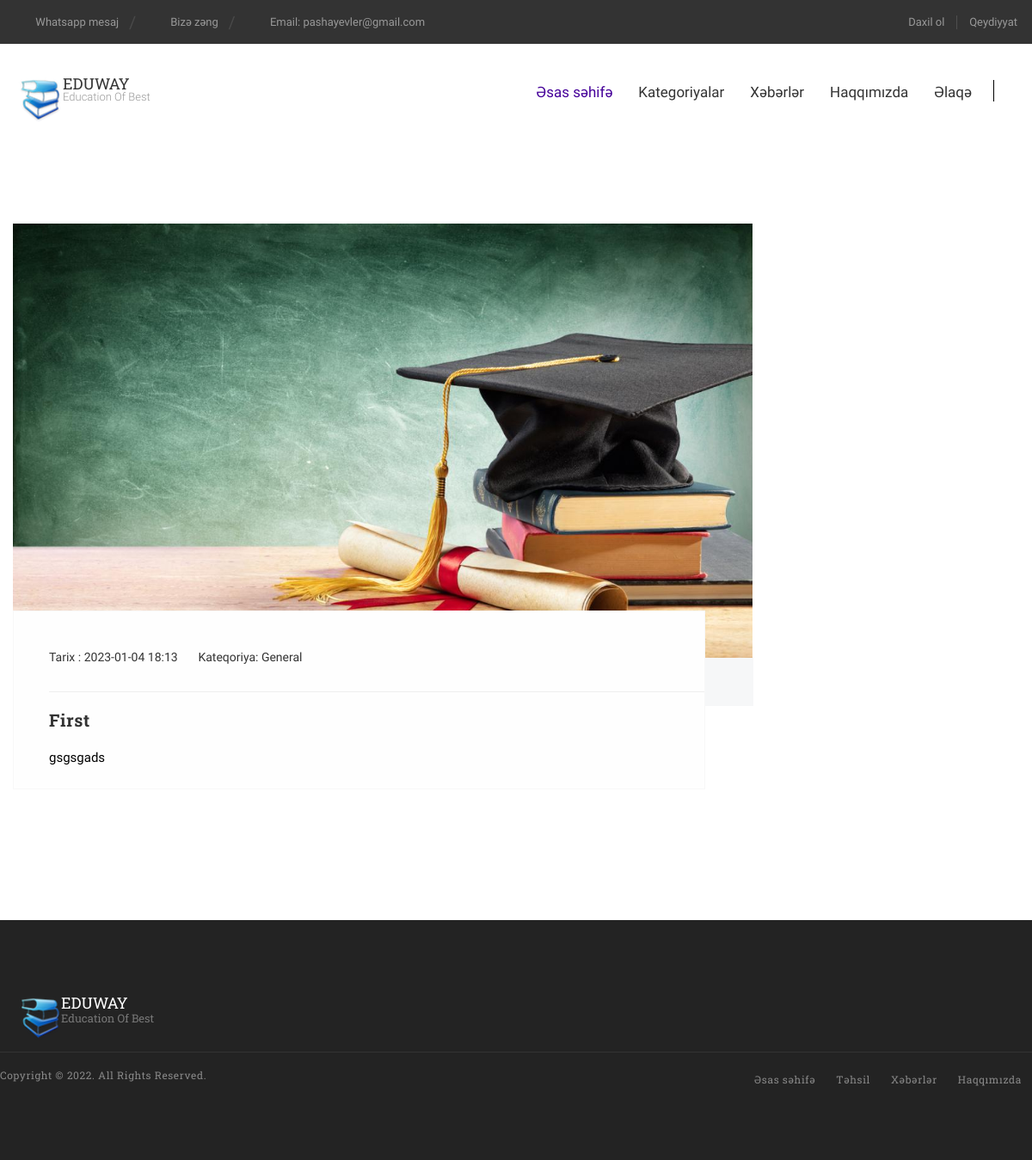
/news/General/1, run on the app's committed database.
### models.py (models this page shows)
class SiteSettings(Base):
    __tablename__ = 'site_settings'
    id = Column(Integer, primary_key=True)
    site_title = Column(String, nullable=True)
    site_description = Column(Text, nullable=True)
    site_logo = Column(Text, nullable=True)
    site_slogan = Column(String, nullable=True)
    phone = Column(String, nullable=True)
    wp_number = Column(String, nullable=True)
    wp_text = Column(String, nullable=True)
    is_active = Column(Boolean, default=True)
    site_about = Column(Text, nullable=True)
    about_teams = Column(Text, nullable=True)
    site_email = Column(String, nullable=True)
    address = Column(String, nullable=True)
    google_map = Column(String, nullable=True)
    youtube_video = Column(String, nullable=True)
    facebook = Column(Text, nullable=True)
    instagram = Column(Text, nullable=True)
    linkedin = Column(Text, nullable=True)
    monday = Column(String, nullable=True)
    tuesday = Column(String, nullable=True)
    wednesday = Column(String, nullable=True)
    thursday = Column(String, nullable=True)
    friday = Column(String, nullable=True)
    saturday = Column(String, nullable=True)
    sunday = Column(String, nullable=True)

class SiteNews(Base):
    __tablename__ = 'sitenews'
    id = Column(Integer, primary_key=True)
    news_title = Column(String, nullable=True)
    news_image = Column(String, nullable=True)
    description = Column(Text, nullable=True)
    news_active = Column(Boolean, default=True)
    views = Column(Integer, default=0)
    select_category_id = Column(Integer, ForeignKey("newscategory.id"), default=1)
    select_category = relationship("NewsCategory", back_populates="category")
    created_at = Column(String, default=datetime.now())
    updated_at = Column(DateTime, onupdate=datetime.now())

class NewsCategory(Base):
    __tablename__ = 'newscategory'
    id = Column(Integer, primary_key=True)
    name = Column(String, nullable=False, unique=True)
    category = relationship("SiteNews", back_populates="select_category")

### routers/site.py (the view)
@main.get("/news/{name}/{id}")
def get_news_id(name: str, id: int, request: Request, db: Session = Depends(database.get_db)):
    site_settings = db.query(models.SiteSettings).filter_by(id=1).first()
    if site_settings:
        if site_settings.is_active is None:
            return closed()
        else:
            news = db.query(models.SiteNews).filter_by(id=id).first()
            categories = db.query(models.EduCategory).all()
            news_category = db.query(models.NewsCategory).all()
            page_title = site_settings.site_title+" - "+news.news_title
            return templates.TemplateResponse("site/route/full_news.html", {"request": request,"news":news, "site_settings":site_settings,
                                                "page_title":page_title, "categories":categories, "news_category":news_category})
    else:
        return 'Sayt melumatlari yerleshdirilmeyib...'

### templates/site/route/full_news.html
{% include 'site/route/header.html' %}
<body data-offset="200" data-spy="scroll" data-target=".ow-navigation">
	{% include 'site/route/topnav.html' %}
	<div class="container blog blogpost">
		<div class="section-padding"></div>
		<div class="row">
			<div class="col-md-9 col-sm-8 content-area">
				<article class="type-post">
					<div class="entry-cover">
						{% if news.news_image %}
							<img width="860" height="470" alt="blogpost" src="/static/news_images/{{ news.news_image }}">
						{% else %}
							<img width="860" height="470" alt="blogpost" src="/static/site/images/education_news.jpeg">
						{% endif %}
					</div>
					<div class="entry-block">
						<div class="entry-contentblock">
							<div class="entry-meta">
								<span class="postdate">Tarix : {{ news.created_at[0:16]}}</a></span>
                                <span class="postdate">Kateqoriya: {{ news.select_category.name }}</a></span>
							</div>
							<div class="entry-block">
                                <hr>
								<div class="entry-title">
									<h3>{{ news.news_title }}</h3>
								</div>
								<div class="entry-content">
									{{ news.description }}
								</div>
							</div>
						</div>
						<div class="post-ic"></div>
					</div>
				</article>
			</div>
		</div>
		<div class="section-padding"></div>
	</div>
		{% include 'site/route/footer.html' %}
	</body>
	</html>

### templates/site/route/topnav.html (shortened to what this page needs)
	<header class="header-main container-fluid no-padding">
		<div class="top-header container-fluid no-padding">
			<div class="container">
				{% if site_settings %}
				<div class="topheader-left">
					<a href="https://wa.me/{{ site_settings.wp_number }}?text={{ site_settings.wp_text }}" title="{{ site_settings.phone }}"><i class="fa fa-mobile" aria-hidden="true"></i>Whatsapp mesaj</a>
					<a href="tel:{{ site_settings.phone }}" title="{{ site_settings.phone }}"><i class="fa fa-mobile" aria-hidden="true"></i>Bizə zəng</a>
					<a href="mailto:{{ site_settings.site_email }}" title="{{ site_settings.site_email }}"><i class="fa fa-envelope-o" aria-hidden="true"></i>Email: {{ site_settings.site_email }}</a>
				</div>
				{% endif %}
				<div class="topheader-right">
					<a href="/login" title="Login"><i class="fa fa-sign-out" aria-hidden="true"></i>Daxil ol</a>
					<a href="/registration" title="Register">Qeydiyyat</a>
				</div>
			</div>
		</div>
		<div class="menu-block container-fluid no-padding">
			<div class="container">
				<div class="row">
					<nav class="navbar ow-navigation">
						<div class="col-md-3">
							<div class="navbar-header">
								{% if site_settings %}
								<a title="Logo" href="/" class="navbar-brand"><img src="{{ url_for('static', path='site/images/logo.png') }}" alt="logo"/>{{ site_settings.site_logo }}<span>{{ site_settings.site_slogan }}</span></a>
								{% endif %}
							</div>
						</div>
						<div class="col-md-9">
							<div class="navbar-collapse collapse" id="navbar">
								<ul class="nav navbar-nav menubar">
									<li class="dropdown active">
										<a aria-expanded="false" aria-haspopup="true" href="/" role="button" class="dropdown-toggle" title="Home">Əsas səhifə</a>
									<li class="dropdown">
										<a aria-expanded="false"  href="/educations" aria-haspopup="true" role="button" class="dropdown-toggle" title="Kateqoriyalar">Kategoriyalar</a>
									</li>
									<li class="dropdown">
										<a aria-expanded="false"  href="/news" aria-haspopup="true" role="button" class="dropdown-toggle" title="Xeberler">Xəbərlər</a>
									</li>
									<li><a title="Haqqimizda" href="/about">Haqqımızda</a></li>
									<li><a title="Contact" href="/contact">Əlaqə</a></li>
								</ul>
							</div>
						</div>
					</nav>
					<div class="menu-search">
						<div id="sb-search" class="sb-search">
							<form>
								<input class="sb-search-input" placeholder="Axtarmaq istədiyin..." type="text" value="" name="search" id="search" />
								<button class="sb-search-submit"><i class="fa fa-search"></i></button>
							</form>
						</div>
					</div>
				</div>
			</div>
		</div>
	</header>

### templates/site/route/footer.html (shortened to what this page needs)
<footer class="footer-main container-fluid no-padding">
    <div class="container">
        <div class="row">
            <div class="col-md-12 col-sm-6">
                <aside class="ftr-widget about_widget">
                    {% if site_settings %}
                        <a class="footer-logo" href="/" title="Logo"><img alt="logo" src="{{ url_for('static', path='site/images/logo.png') }}">{{ site_settings.site_logo }}<span>{{ site_settings.site_slogan }}</span></a><br/>
                    <ul>
                    {% if site_settings.facebook %}
                        <li><a href="{{ site_settings.facebook }}" title="Facebook"><i class="fa fa-facebook"></i></a></li>
                    {% endif %}
                    {% if site_settings.instagram %}
                        <li><a href="{{ site_settings.instagram }}" title="Instagram"><i class="fa fa-instagram"></i></a></li>
                    {% endif %}
                    </ul>
                    {% endif %}
                   </aside>
            </div>
        <div class="footer-bottom col-md-12 col-sm-12 no-padding">
            <div class="copyright no-padding">
                <span>Copyright &copy; 2022. All Rights Reserved.</span>
            </div>
            <nav class="navbar ow-navigation">
                <div id="navbar2" class="navbar-collapse collapse">
                    <ul class="nav navbar-nav">
                        <li><a href="/" title="Home">Əsas səhifə</a></li>
                        <li><a href="/educations" title="Təhsil">Təhsil</a></li>
                        <li><a href="/news" title="Xəbərlər">Xəbərlər</a></li>
                        <li><a href="/about" title="Haqqımızda">Haqqımızda</a></li>
                    </ul>
                </div>
            </nav>
        </div>
    </div>
</footer>

### static/site/css/navigation-menu.css (style rules this page uses)
.ow-navigation { display: inline-block; width: 100%; border: none; border-radius: 0; margin-bottom: 0; min-height: 1px; float: left; }
.ow-navigation .nav.navbar-nav > li { margin: 0 15px; }
.ow-navigation .nav.navbar-nav > li:first-of-type { margin-left: 0; }
.ow-navigation .nav.navbar-nav > li:last-of-type { margin-right: 0; }
.ow-navigation .nav.navbar-nav li > a { color: #333; font-size: 17px; line-height: 26px; text-transform: inherit; padding: 0; margin-top: 43px; margin-bottom: 40px; font-weight: 400; transition: all 1s ease 0s; -webkit-transition: all 1s ease 0s; -moz-transition: all 1s ease 0s; -o-transition: all 1s ease 0s; position: relative; }
.ow-navigation .nav.navbar-nav > li a:hover, .ow-navigation .nav.navbar-nav > li.active > a { color: #450099; }
.ow-navigation .nav.navbar-nav > li.active > a, .ow-navigation .nav.navbar-nav > li.active:hover > a, .ow-navigation .nav.navbar-nav > li.active:focus > a, .ow-navigation .nav.navbar-nav > li:hover > a, .ow-navigation .nav.navbar-nav > li:focus > a, .ow-navigation .nav.navbar-nav > li > a:hover, .ow-navigation .nav.navbar-nav > li > a:focus, .ow-navigation .dropdown-menu li:hover > a, .ow-navigation .dropdown-menu li > a:hover { background-color: transparent; }
@media (min-width: 992px) { .ow-navigation .navbar-brand { height: auto; padding: 5px 0 0 58px; position: relative; font-size: 18px; color: #333; line-height: 16px; font-weight: 400; text-transform: uppercase; font-family: 'Roboto Slab', serif; margin-top: 33px; } }
@media (min-width: 992px) { .ow-navigation .navbar-brand > img { position: absolute; left: 0; top: 0; } }
@media (min-width: 992px) { .ow-navigation .navbar-brand > span { display: block; font-weight: 300; font-size: 13px; line-height: 16px; font-family: 'Roboto', sans-serif; text-transform: capitalize; color: #999; } }
@media (min-width: 992px) { .menu-block .navbar-collapse { padding-left: 0; padding-right: 0; float: right; display: inline-block; margin-right: 55px; margin-top: 0; } }

### data on the page
SiteSettings: site_email "pashayevler@gmail.com", site_logo "EDUWAY", site_slogan "Education Of Best"
SiteNews: created_at "2023-01-04 18:13", news_title "First", description "gsgsgads"
NewsCategory: select_category.name "General"
